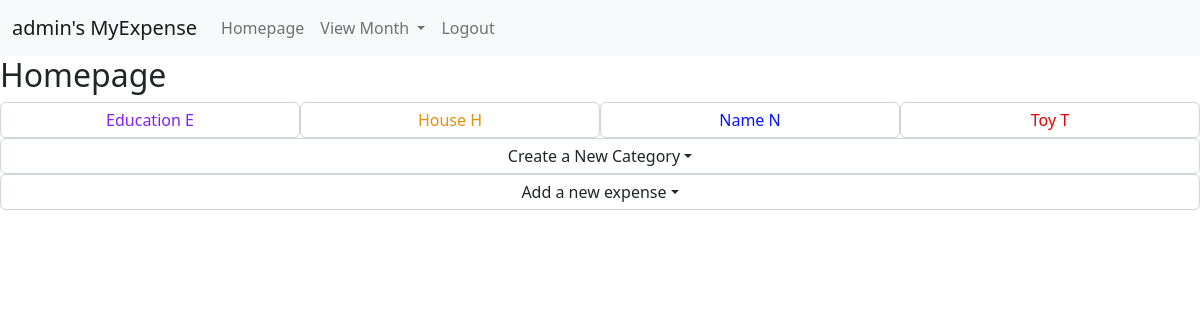
Before: / (signed in) with the older database file.
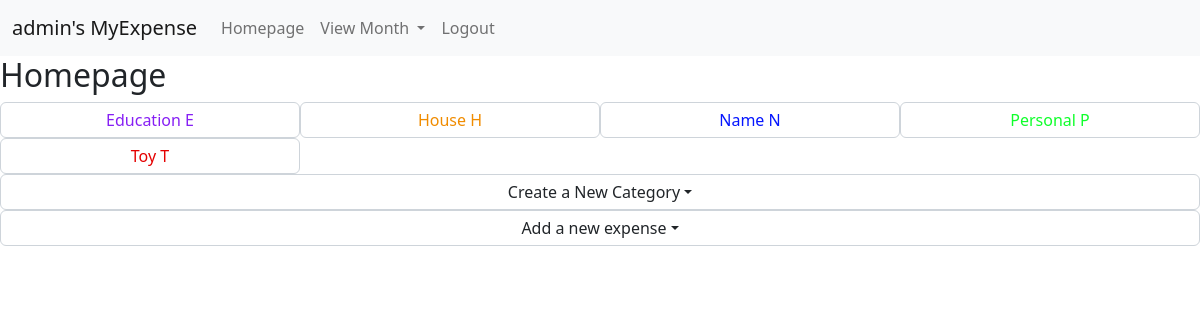
After: the same page with the newer database file.
### expense/models.py (models this page shows, shortened)
class Category(models.Model):
    user = models.ForeignKey(User, on_delete=models.CASCADE, related_name="userCategories", default=None)
    name = models.CharField(max_length=255, default=None)
    initial = models.CharField(max_length=1, validators=[MinLengthValidator(1, 'There must be a one letter initial')], default=None)
    color = models.CharField(max_length=7, default=None)

### expense/views.py (the view)
# urls.py: path("", views.index, name="index"),
def index(request):
    if request.user.is_authenticated:
        return render(request, "expense/index.html", {
            "categories": Category.objects.filter(user=request.user).order_by("name")
        })

### expense/templates/expense/index.html (shortened to what this page needs)
{% extends "expense/layout.html" %}
{% block body %}
    <h2>Homepage</h2>
    {% for category in categories %}
        <div>
            <form data-category_id={{category.id}}>
                <button class="form-group form-control category" id="update-category" data-bs-toggle="dropdown" style="color: {{category.color}}">{{ category.name }} {{ category.initial }}</button>
            </form>
        </div>
    {% endfor%}
    <form action="{% url 'create_category' %}" method="post">
        <button class="form-group form-control dropdown-toggle" data-bs-toggle="dropdown">Create a New Category</button>
    </form>
    <form action="{% url 'add_expense' %}" method="post">
        <button class="form-group form-control dropdown-toggle" data-bs-toggle="dropdown">Add a new expense</button>
    </form>
    <div id="donutchart" style="width: 900px; height: 500px;"></div>
{% endblock %}

Changed rows visible on the page:
added Category: name "Personal", initial "P"
